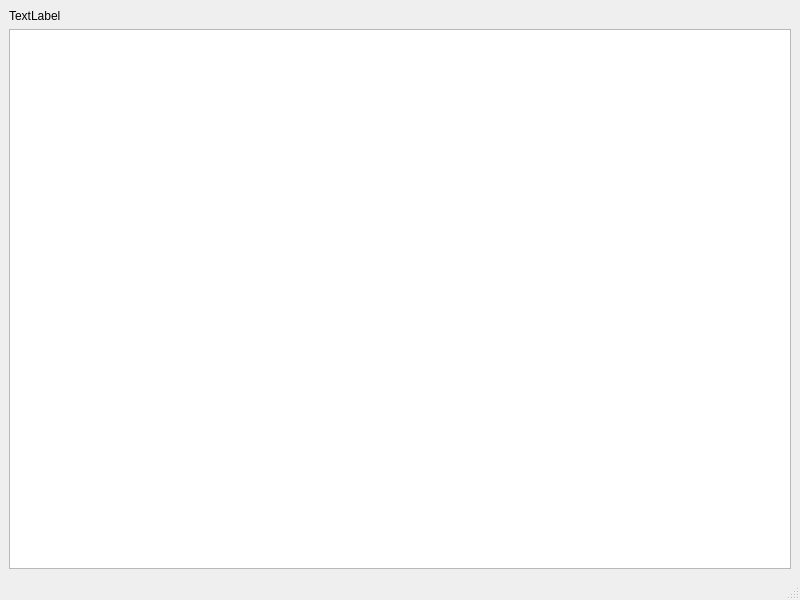
<?xml version="1.0" encoding="UTF-8"?>
<ui version="4.0">
 <class>MainWindow</class>
 <widget class="QMainWindow" name="MainWindow">
  <property name="geometry">
   <rect>
    <x>0</x>
    <y>0</y>
    <width>800</width>
    <height>600</height>
   </rect>
  </property>
  <property name="windowTitle">
   <string>MainWindow</string>
  </property>
  <widget class="QWidget" name="centralwidget">
   <layout class="QGridLayout" name="gridLayout">
    <item row="1" column="0">
     <widget class="QTableView" name="tb_main"/>
    </item>
    <item row="0" column="0">
     <widget class="QLabel" name="lb_status">
      <property name="text">
       <string>TextLabel</string>
      </property>
     </widget>
    </item>
   </layout>
  </widget>
  <widget class="QMenuBar" name="menubar">
   <property name="geometry">
    <rect>
     <x>0</x>
     <y>0</y>
     <width>800</width>
     <height>17</height>
    </rect>
   </property>
  </widget>
  <widget class="QStatusBar" name="statusbar"/>
 </widget>
 <resources/>
 <connections/>
</ui>
